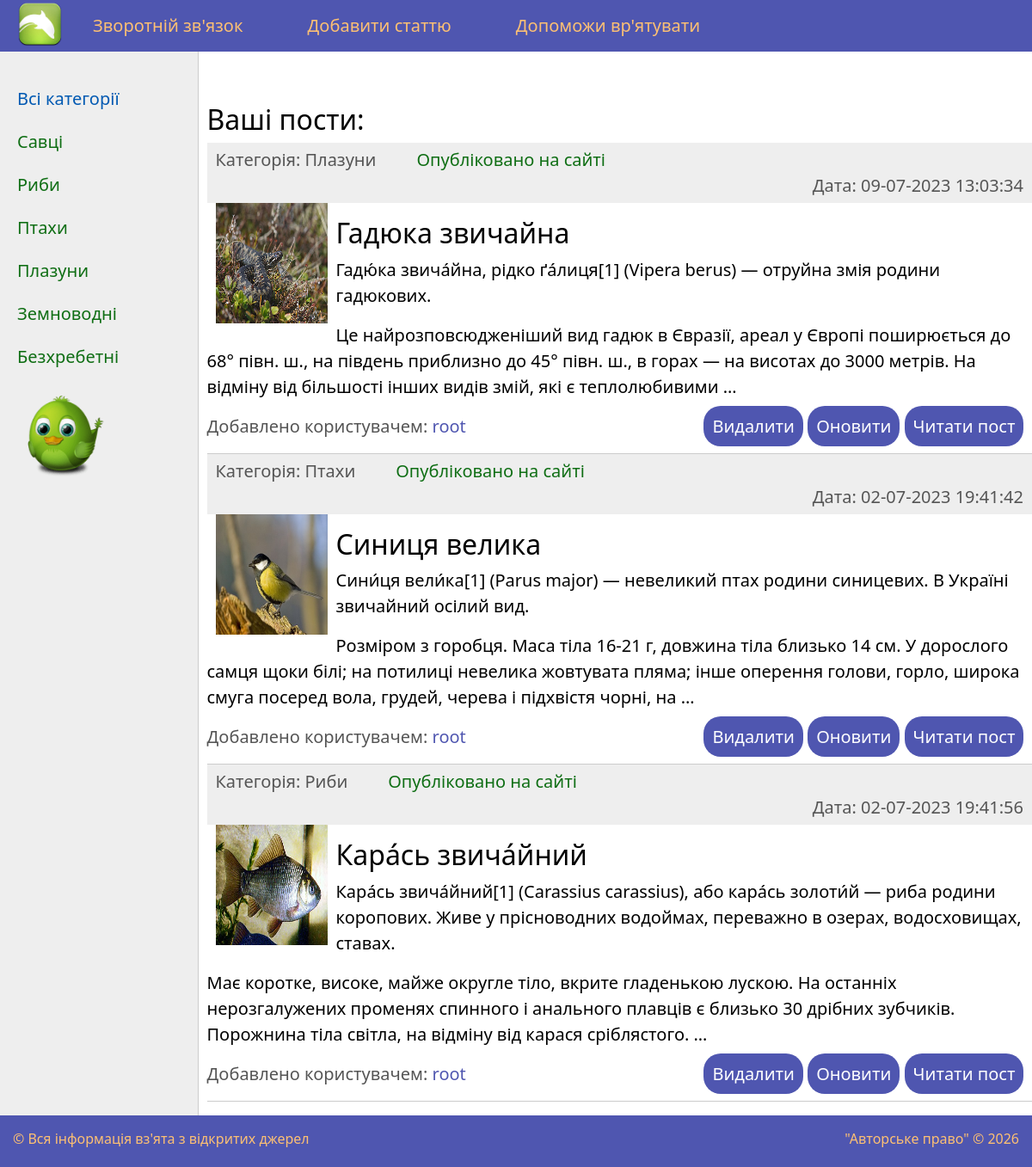
Screenshot of /your_post/ (signed in) with the database file from the repository.
### animal/models.py (models this page shows, shortened)
class Category(models.Model):
    name = models.CharField(max_length=100, db_index=True, verbose_name='Категорія')
    slug = models.SlugField(max_length=255, unique=True, db_index=True, verbose_name='URL')
    def __str__(self):
        return self.name
    def get_absolute_url(self):
        return reverse('category', kwargs={'cat_slug': self.slug})
    class Meta:
        verbose_name ='Категорії'
        verbose_name_plural = 'Категорії'
        ordering = ['id']

class Animal(models.Model):
    title = models.CharField(max_length=255, verbose_name='Заголовок')
    slug = models.SlugField(max_length=255, unique=True, db_index=True, verbose_name='URL')
    content = models.TextField(blank=True, verbose_name='Контент')
    photo = models.ImageField(upload_to="photos/%Y/%m/%d/", verbose_name='Фото')
    time_create = models.DateTimeField(auto_now_add=True, verbose_name='Час створення')
    time_update = models.DateTimeField(auto_now=True, verbose_name='Час редагування')
    is_published = models.BooleanField(default=True, verbose_name='Публіковано')
    cat = models.ForeignKey('Category', on_delete=models.PROTECT, verbose_name='Категорії')
    owner = models.CharField('Owner', max_length=255, blank=True, default="root")
    def get_absolute_url(self):
        return reverse('post', kwargs={'post_slug': self.slug})
    class Meta:
        verbose_name ='Тварини' # Переназвали імя таблиці в адмін панелі
        verbose_name_plural = 'Тварини' # Переназвали імя таблиці в адмін панелі для множинних значень
        ordering = ['-time_create', 'title'] # сортування по часу створення, а потім по назві. Так само сортує і на сторінці сайту

### animal/views.py (the view)
# urls.py: path('your_post/', YourPost.as_view(), name='your_post'),
class YourPost(LoginRequiredMixin, DataMixin, ListView):
    model = Animal
    template_name = 'animal/index.html'
    context_object_name = 'posts'
    login_url = reverse_lazy('home')
    def get_context_data(self, *, object_list=None, **kwargs):
        context = super().get_context_data(**kwargs)
        c_def = self.get_user_context(title="Твої пости", your_posts=True)
        return dict(list(context.items()) + list(c_def.items()))
    def get_queryset(self):
        return Animal.objects.filter(owner=self.request.user.username)

### animal/utils.py (called while the page is built)
    def get_user_context(self, flag=True, **kwargs):
        context = kwargs
        cats = Category.objects.all()
        user_menu = menu.copy()
        if not self.request.user.is_authenticated:
            user_menu.pop(1)
        context['menu'] = user_menu
        context['cats'] = cats
        context['year'] = datetime.now().year
        if 'cat_selected' not in context and flag:
            context['cat_selected'] = 0
        return context

### animal/templates/animal/index.html (shortened to what this page needs)
{% extends 'animal/base.html' %}
{% block content %}
{% if your_posts %}
<h2>Ваші пости:</h2>
{% else %}
<h2>Пости сайту:</h2>
{% endif %}
<ul class="list-articles">
	{% for p in posts %}
			<li><div class="article-panel">
				<p class="first">Категорія: {{p.cat}}</p>
				{% if your_posts %}
				{% if p.is_published %}
				<span class="on_post-info"> Опубліковано на сайті</span>
				{% else %}
				<span class="off_post-info"> Не опубліковано на сайті</span>
				{% endif %}
				{% endif %}
				<p class="last">Дата: {{p.time_update|date:"d-m-Y H:i:s"}}</p>
			</div>
{% if p.photo %}
				<p><img class="img-article-left thumb" src = "{{p.photo.url}}"></p>
				{% endif %}
				<h2>{{p.title}}</h2>
	{% autoescape on %}
	{{p.content|linebreaks|truncatewords:50}}
	{% endautoescape %}
			<div class="post-footer">
			<span class="post-footer-text">Добавлено користувачем: <span class="post-footer-owner">{{p.owner}}</span> </span><p class="link-read-post">
				{% if p.owner == user.username %}
				<a href="{% url 'delete_post' p.slug %}">Видалити</a>
				<a href="{% url 'update_post' p.slug %}">Оновити</a>
				{% endif %}
				<a href="{{p.get_absolute_url}}">Читати пост</a></p>
</div>
			</li>
	{% endfor %}
</ul>
{% endblock %}

### animal/templates/animal/base.html (shortened to what this page needs)
<!DOCTYPE html>
{% load static %}
<html lang="uk">
<head>
    <link type="text/css" href="{% static 'animal/css/styles.css' %}" rel="stylesheet" />
    <link href="https://cdn.jsdelivr.net/npm/bootstrap@5.3.0/dist/css/bootstrap.min.css" rel="stylesheet">
</head>
<body>
<table id ="table-page" border=0 cellpadding="0" cellspacing="0">
<tr><td valign=top>
    <div id="header">
        <ul class="h_menu">
            <li class="logo"><a href="{% url 'home' %}"><div class="logo"></div></a></li>
            {% for m in menu %}
                <li ><a href="{% url m.url_name %}">{{m.title}}</a></li>
            {% endfor %}
        </ul>
    </div>
<table id="table-content" border=0 cellpadding="0" cellspacing="0">
<tr>
	<td valign="top" class="left-chapters">
	<ul id="leftchapters">
		{% if cat_selected == 0 %}
		<li class="selected">Всі категорії</li>
		{% else %}
		<li class="an"><a  href="{% url 'home' %}">Всі категорії</a></li>
		{% endif %}
        {% for c in cats %}
		{% if c.pk == cat_selected %}
		<li class="selected">{{ c.name }}</li>
		{% else %}
		<li  class="an"><a href="{{ c.get_absolute_url }}">{{ c.name }}</a></li>
		{% endif %}
		{% endfor %}
            <li class="animation"> </li>
        </ul>
    </td>
<td valign="top" class="content">
	<div class="content-text">
      {% block content %}
    {% endblock %}
	</div>
</td></tr></table>
</td></tr>
<tr><td valign=top>
    <div id ="footer">
        <p>&copy; Вся інформація вз'ята з відкритих джерел <span class="right">"Авторське право" &copy; {{ year }}</span></p>
    </div>
</td></tr></table>
</body>
</html>

### animal/static/animal/css/styles.css (style rules this page uses)
html, body { font-family: Comic Sans MS, Comic Sans, cursive; margin: 0; padding: 0; height: 100%; width: 100%; }
#header, #footer { background: #4f56b0; height: 60px; }
.logo { background: url('../images/logos.png') no-repeat; background-size: cover; width: 53px; height: 53px; transition: .3s; }
ul.h_menu { list-style: none; margin: 0; padding: 0; height: 55px; color: #fdc073; font-size: 20px; overflow: hidden; }
ul.h_menu li { float: left; margin: 15px 40px 0 35px; }
ul.h_menu li.logo { margin: 2px 0 0 20px; }
ul.h_menu li a { color: #fdc073; text-decoration: none; }
#table-page { width: 100%; height: 100%; vertical-align: top; }
#table-page tr { height: 100%; }
#table-content { width: 100%; min-height: 100%; height: 100%; padding-right: 1%; }
.left-chapters { width: 230px; margin: 0; background: #eee; border-right: 1px solid #ccc; min-height: 100%; }
.left-chapters ul { margin: 0; padding: 20px 10px 10px 20px; list-style: none; font-size: 20px; }
.left-chapters ul li.selected { color: #0059b2; }
.left-chapters ul li { margin: 20px 0 0 0; color: #135c25; }
#leftchapters li a, .on_post, .on_post-info { color: #0f6e14; text-decoration: none; }
.on_post-info, .off_post-info { margin-right: 30%; }
.animation { background: url('../images/Arrioch-Birdie-Adium-Adium-Bird-Awake.128.png') no-repeat; background-size: cover; width: 110px; height: 110px; }
div.article-panel { background: #eee; padding: 5px 10px 5px 10px; box-sizing: border-box; overflow: hidden; color: #555; }
div.article-panel p.first { margin: 0; padding-right: 5%; float: left; }
div.article-panel p.last { margin: 0; float: right; }
ul.list-articles { list-style: none; padding: 0; }
ul.list-articles li { border-bottom: 1px solid #ccc; }
.content-text { margin: 60px 0 0 10px; color: #000; font-size: 20px; }
img { max-width: 600px; height: auto; }
img.img-article-left { max-width: 300px; height: auto; float: right; padding: 0 10px 10px 10px; }
img.img-article-left.thumb { max-width: 150px; float: left; height: 150px; }
p.link-read-post { margin-right:1%; text-align: right; }
p.link-read-post a { padding: 10px; min-width: 100px; background: #4f56b0; border-radius: 20px; color: #fff; text-decoration: none; }
#footer p { padding: 15px; color: #fdc073; }
.right { float:right; }
.post-footer { box-sizing: border-box; display: flex; justify-content: space-between; }
.post-footer-owner { color:#4f56b0; }
.post-footer-text { color:#555; }

### rows the page displays
Category: name "Савці"
Category: name "Риби"
Category: name "Птахи"
Category: name "Плазуни"
Category: name "Земноводні"
Category: name "Безхребетні"
Animal: cat "Плазуни", is_published "Опубліковано на сайті", time_update "09-07-2023 13:03:34", photo (picture), title "Гадюка звичайна", content "Гадю́ка звича́йна, рідко ґа́лиця[1] (Vipera berus) — отруйна змія родини гадюкових. Це найрозповсюдженіший вид гадюк в Євразії, ареал у Європі поширюється до 68° півн. ш., на південь приблизно до 45° півн. ш., в горах — на висотах до 3000 метрів. На відміну від більшості інших видів змій, які є теплолюбивими …", owner "root", shows "Видалити"
Animal: cat "Птахи", is_published "Опубліковано на сайті", time_update "02-07-2023 19:41:42", photo (picture), title "Синиця велика", content "Сини́ця вели́ка[1] (Parus major) — невеликий птах родини синицевих. В Україні звичайний осілий вид. Розміром з горобця. Маса тіла 16-21 г, довжина тіла близько 14 см. У дорослого самця щоки білі; на потилиці невелика жовтувата пляма; інше оперення голови, горло, широка смуга посеред вола, грудей, черева і підхвістя чорні, на …", owner "root", shows "Видалити"
Animal: cat "Риби", is_published "Опубліковано на сайті", time_update "02-07-2023 19:41:56", photo (picture), title "Кара́сь звича́йний", content "Кара́сь звича́йний[1] (Carassius carassius), або кара́сь золоти́й — риба родини коропових. Живе у прісноводних водоймах, переважно в озерах, водосховищах, ставах. Має коротке, високе, майже округле тіло, вкрите гладенькою лускою. На останніх нерозгалужених променях спинного і анального плавців є близько 30 дрібних зубчиків. Порожнина тіла світла, на відміну від карася сріблястого. …", owner "root", shows "Видалити"

### other values shown
{{ m.title }} "Зворотній зв'язок" "Добавити статтю" "Допоможи вр'ятувати"
{{ year }} "2026"
